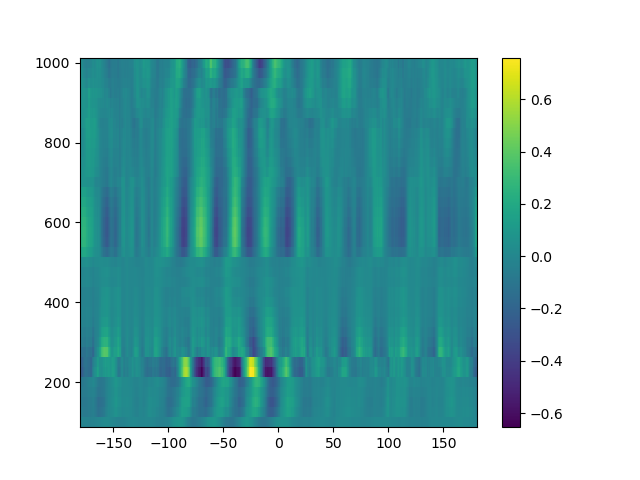

The script that saved this image:
import h5py
import numpy as np
import matplotlib.pyplot as plt

with h5py.File("prec_wo_cloud_kw_k_11_13_lon=180.h5", "r") as f:
    lw = np.array(f.get("lw_reg"))
    sw = np.array(f.get("sw_reg"))

plt.pcolormesh(np.linspace(-180, 180, 576), np.linspace(1000, 100, 37), lw)
plt.colorbar()
plt.savefig("test.png")
